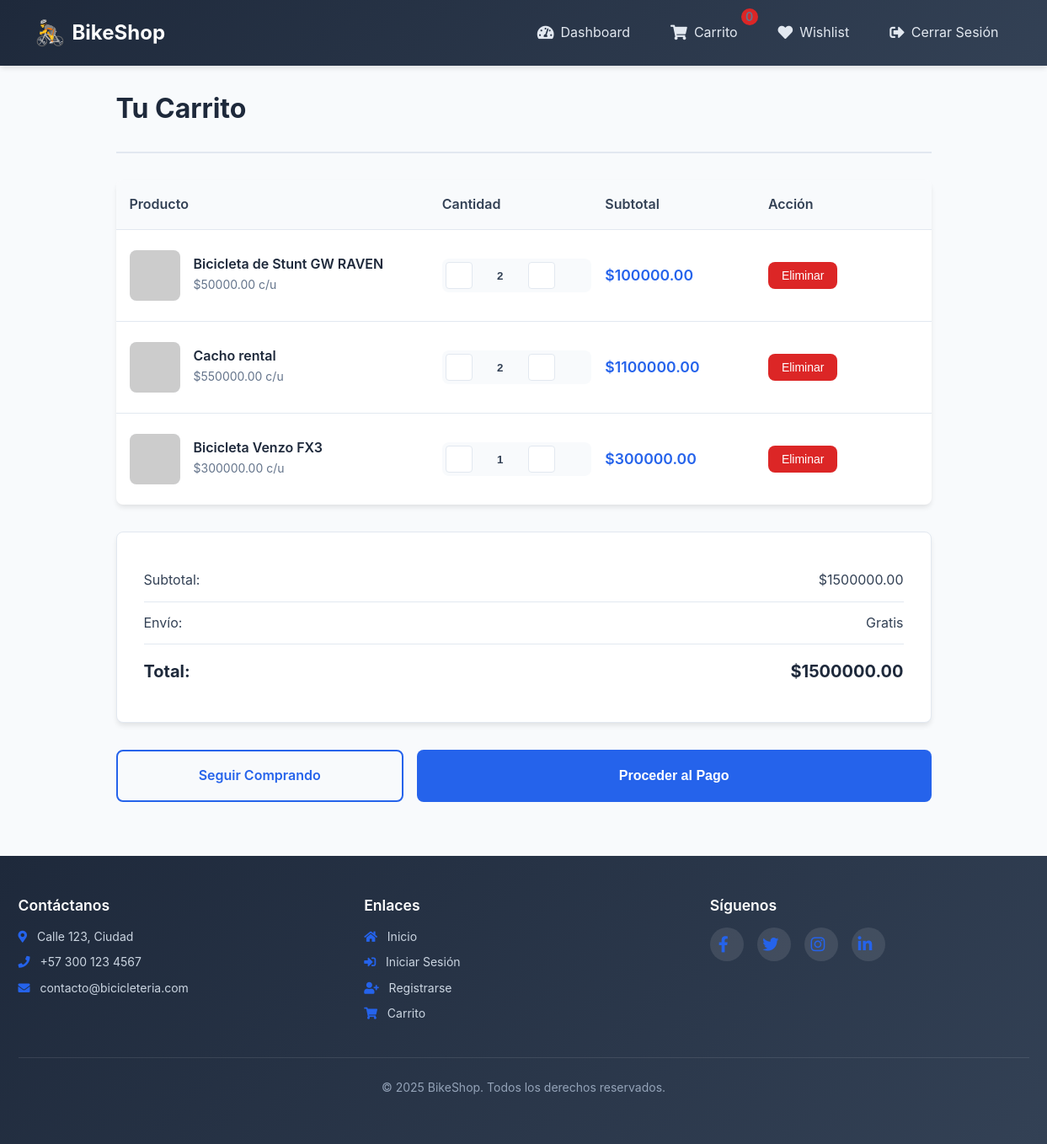
/cart/cart (signed in), run on the app's committed database.
### models/product.py (models this page shows, shortened)
class Product(db.Model):
    __tablename__ = 'productos'
    id = db.Column(db.Integer, primary_key=True)
    nombre = db.Column(db.String(100), nullable=False)
    descripcion = db.Column(db.String(255))
    precio = db.Column(db.Float, nullable=False)
    stock = db.Column(db.Integer, nullable=False)
    url_imagen = db.Column(db.String(255))
    subcategoria_id = db.Column(db.Integer, db.ForeignKey('subcategorias.id'), nullable=False)
    subcategoria = db.relationship('Subcategoria', back_populates='productos')

### routes/cart.py (the view)
@cart_bp.route('/cart')
@login_required
def cart():
    cart_items = Cart.query.filter_by(user_id=current_user.id).all()
    products_in_cart = []
    total = 0
    for item in cart_items:
        product = Product.query.get(item.product_id)
        if product:
            products_in_cart.append({
                'id': item.id,  # ID del ítem del carrito
                'product': product,
                'quantity': item.quantity,
                'subtotal': product.precio * item.quantity
            })
            total += product.precio * item.quantity
    return render_template('carrito.html', cart_items=products_in_cart, total=total)

### app.py (called while the page is built)
@login_manager.user_loader
def load_user(user_id):
    return db.session.get(User, int(user_id))

### templates/carrito.html (shortened to what this page needs)
{% extends 'base.html' %}
{% block content %}
<div class="cart-container">
    <div class="cart-header">
        <h2 class="cart-title">
             Tu Carrito
        </h2>
        {% if cart_items %}
            <div class="cart-count">{{ cart_items|length }} productos</div>
        {% endif %}
    </div>
    {% if cart_items %}
        <div class="cart-table">
            <div class="cart-table-header">
                <div class="cart-table-header-row">
                    <div>Producto</div>
                    <div>Cantidad</div>
                    <div>Subtotal</div>
                    <div>Acción</div>
                </div>
            </div>
            {% for item in cart_items %}
                <div class="cart-item">
                    <div class="cart-item-row">
                        <div class="cart-item-product">
                            {% if item.product.url_imagen %}
                                <img src="{{ item.product.url_imagen }}" class="cart-item-image" alt="{{ item.product.nombre }}">
                            {% else %}
                                <img src="/static/images/placeholder.png" class="cart-item-image" alt="Sin imagen">
                            {% endif %}
                            <div class="cart-item-info">
                                <h4>{{ item.product.nombre }}</h4>
                                <p>${{ "%.2f"|format(item.product.precio) }} c/u</p>
                            </div>
                        </div>
                        <div class="quantity-controls">
                            <button type="button" class="quantity-btn decrease-quantity-btn" data-cart-item-id="{{ item.id }}">
                            </button>
                            <input type="text" class="quantity-input" value="{{ item.quantity }}" readonly>
                            <button type="button" class="quantity-btn increase-quantity-btn" data-cart-item-id="{{ item.id }}">
                            </button>
                        </div>
                        <div class="cart-item-price">
                            ${{ "%.2f"|format(item.subtotal) }}
                        </div>
                        <div>
                            <button type="button" class="remove-btn" data-cart-item-id="{{ item.id }}">
                                 Eliminar
                            </button>
                        </div>
                    </div>
                </div>
            {% endfor %}
        </div>
        <div class="cart-summary">
            <div class="cart-summary-row">
                <span>Subtotal:</span>
                <span>${{ "%.2f"|format(total) }}</span>
            </div>
            <div class="cart-summary-row">
                <span>Envío:</span>
                <span>Gratis</span>
            </div>
            <div class="cart-summary-row">
                <span>Total:</span>
                <span>${{ "%.2f"|format(total) }}</span>
            </div>
        </div>
        <div class="cart-actions">
            <a href="{{ url_for('index') }}" class="continue-shopping">
                 Seguir Comprando
            </a>
            <button type="button" class="checkout-btn">
                 Proceder al Pago
            </button>
        </div>
    {% endif %}
</div>
{% endblock %}

### static/css/main.css (style rules this page uses)
:root { --primary-color: #2563eb; --primary-hover: #1d4ed8; --secondary-color: #64748b; --success-color: #059669; --danger-color: #dc2626; --warning-color: #d97706; --dark-color: #1e293b; --light-color: #f8fafc; --border-color: #e2e8f0; --text-color: #334155; --text-muted: #64748b; --shadow: 0 4px 6px -1px rgba(0, 0, 0, 0.1); --shadow-lg: 0 10px 15px -3px rgba(0, 0, 0, 0.1); --border-radius: 8px; --transition: all 0.3s ease; }
* { margin: 0; padding: 0; box-sizing: border-box; }
body { font-family: 'Inter', -apple-system, BlinkMacSystemFont, 'Segoe UI', Roboto, sans-serif; line-height: 1.6; color: var(--text-color); background-color: #ffffff; }
h1, h2, h3, h4, h5, h6 { font-weight: 600; line-height: 1.2; margin-bottom: 1rem; }
h2 { font-size: 2rem; }
p { margin-bottom: 1rem; }
a { color: var(--primary-color); text-decoration: none; transition: var(--transition); }
body { font-family: 'Inter', -apple-system, BlinkMacSystemFont, 'Segoe UI', Roboto, sans-serif; line-height: 1.6; color: var(--text-color); background-color: var(--light-color); }

### static/css/header.css (style rules this page uses)
.cart-count { position: absolute; top: -8px; right: -8px; background-color: var(--danger-color); color: white; border-radius: 50%; width: 20px; height: 20px; display: flex; align-items: center; justify-content: center; font-size: 0.75rem; font-weight: 600; }

### data on the page
Product: product.nombre "Bicicleta de Stunt GW RAVEN", product.precio "50000.00"
Product: product.nombre "Cacho rental", product.precio "550000.00"
Product: product.nombre "Bicicleta Venzo FX3", product.precio "300000.00"

### other printed values
{{ "%.2f"|format(item.subtotal) }} "100000.00" "1100000.00" "300000.00"
{{ "%.2f"|format(total) }} "1500000.00"
